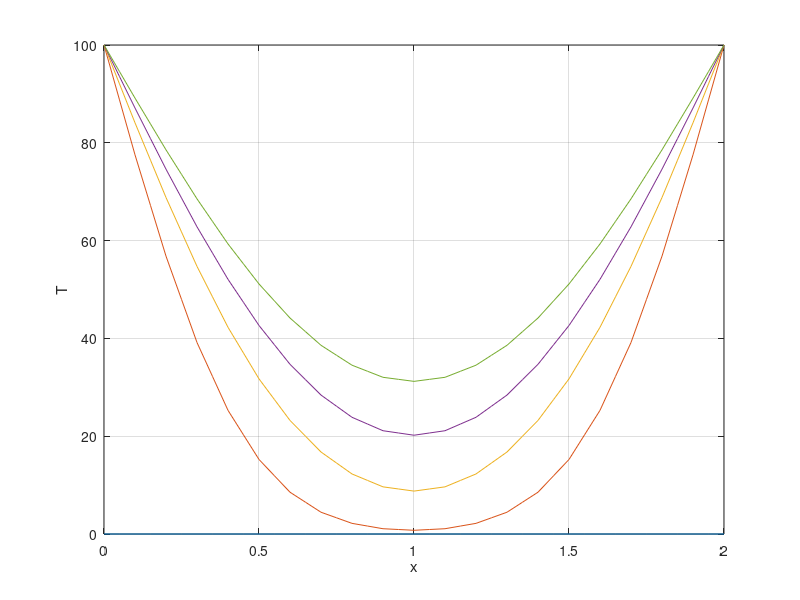

The MATLAB source for this figure:
%transient_1d_numerical_case1.m
%one-dimensional transient conduction using explicit finite difference method.
clear all
close all
clc
%
L=2;%length of bar (m)
k=400;%conductivity of copper
ro=8000;%density
c=400;%specific heat

alpa=sqrt(k/(ro*c));%(thermal_diffusivity)^0.5
n=40;%number of divisions
dx=L/n;%increment of x dimension,(m) 
% lamda=0.5; %Courant number, non-dimensional (should be less than 0.5)
% dt=lamda*(dx/alpa)^2;%time step dictated by Courant number
tstop=2000;%maximum calculation time (sec)
dt=10
% lamda=alpa^2*dt/dx^2
lambda=k/(ro*c)*dt/dx^2


x=0:dx:L;%x-coordinate
%given initial conditions
%n+1;%number of nodes including boundary
for i=1:n+1
    if x(i)<=L/2
        g(i)=10%*sin(2*pi*x(i)/L); %initial temperature T(x,0)=g(x)
    else
        g(i)=0;
    end
    g(i)=0;
end
% g=10*ones(length(x),1);
%
t=0;%starting time
T0=g;% T(x,0)
T=T0;
plot_temp=[T'];%save initial temperature for plot
%
isave=1;
while t<=tstop
    for i=2:n
%     T(i)=T0(i)+lamda*(T0(i+1)-2*T0(i)+T0(i-1));%T at t=t+dt
        T(i)=lambda*T0(i+1)+(1-2*lambda)*T0(i)+lambda*T0(i-1);
    end 
    T(1)=100;%boundary condition at x=0
    T(n+1)=100;%boundary condition at x=L
%reinitialize for next time step   
    t=t+dt;%increase time
    T0=T;%reinitialization 
    if isave==50
        plot_temp=[plot_temp T'];%save data 
        isave=1;
    else
        isave=isave+1;
    end
%     pause
end
plot(x,plot_temp)
grid on
xlabel('x'), ylabel('T')
